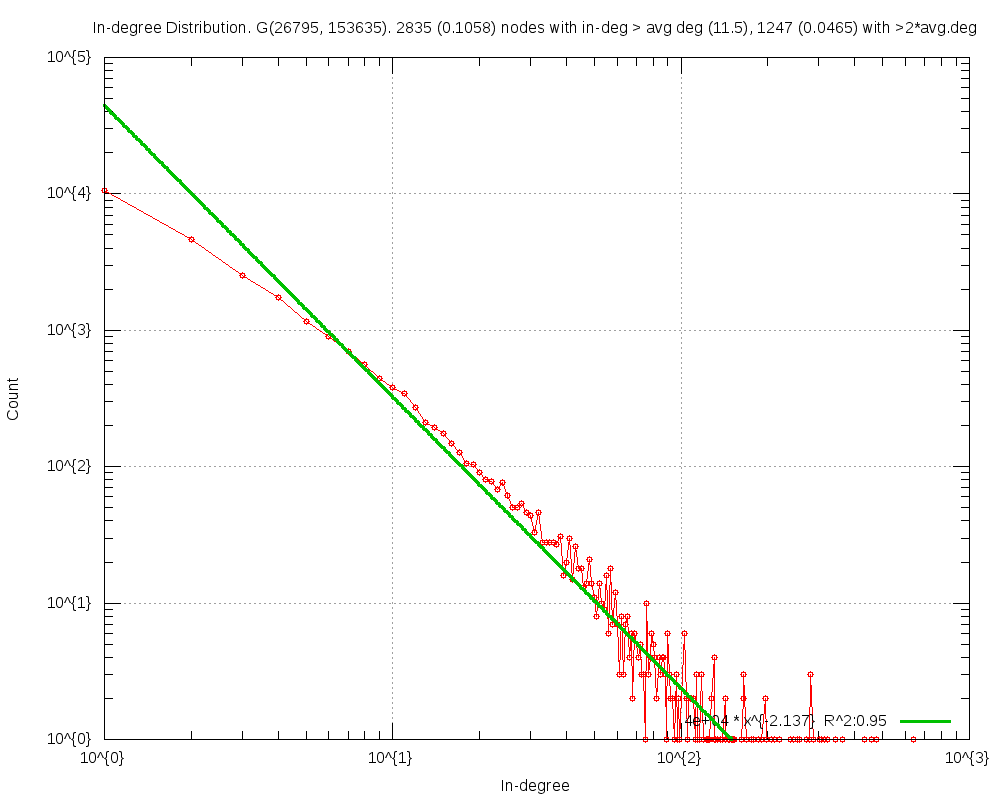

Generate this figure with gnuplot:
#
# In-degree Distribution. G(26795, 153635). 2835 (0.1058) nodes with in-deg > avg deg (11.5), 1247 (0.0465) with >2*avg.deg (Sun Apr 27 20:54:42 2014)
#

set title "In-degree Distribution. G(26795, 153635). 2835 (0.1058) nodes with in-deg > avg deg (11.5), 1247 (0.0465) with >2*avg.deg"
set key bottom right
set logscale xy 10
set format x "10^{%L}"
set mxtics 10
set format y "10^{%L}"
set mytics 10
set grid
set xlabel "In-degree"
set ylabel "Count"
set tics scale 2
set yrange[1.000000:]
set terminal png size 1000,800
set output 'inDeg.TwitterRW1.50.png'
plot 	"inDeg.TwitterRW1.50.tab" using 1:2 title "" with linespoints pt 6,\
	f1(x)=44414.749105*x**-2.136741, f1(x) title "4e+04 * x^{-2.137}  R^2:0.95" with lines linewidth 3
